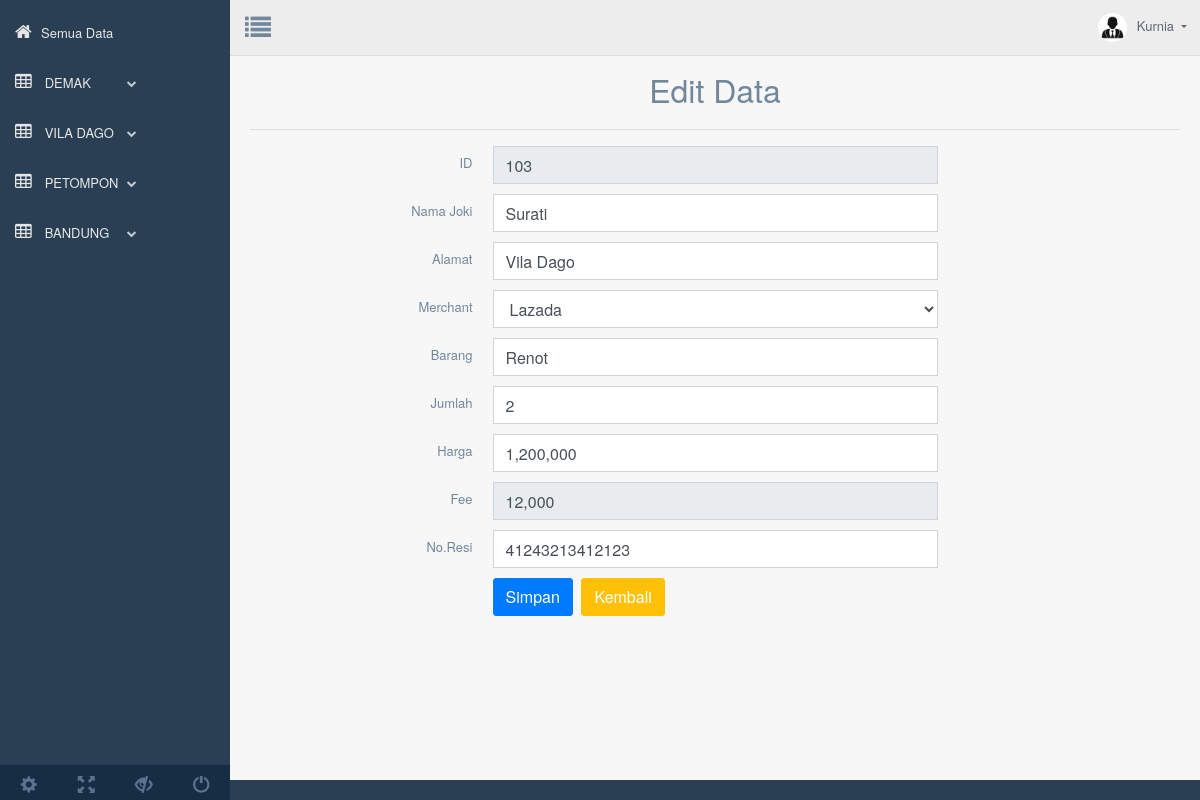
Screenshot of /web_page/index_data.php?page=rvs_vila_user&id=103 (signed in) with the database file from the repository.
### tables this page shows
CREATE TABLE `users` (
  `user_id` bigint(20) NOT NULL,
  `nama_lengkap` text NOT NULL,
  `email` varchar(100) NOT NULL,
  `password` varchar(255) NOT NULL,
  `bank` varchar(255) DEFAULT NULL,
  `no_akun` text DEFAULT NULL,
  `nm_akun` varchar(255) DEFAULT NULL,
  `ovo` text DEFAULT NULL,
  `gopay` text DEFAULT NULL,
  `dana` text DEFAULT NULL,
  `date` timestamp NOT NULL DEFAULT current_timestamp() ON UPDATE current_timestamp()
);

CREATE TABLE `hasiltembak` (
  `id` int(11) NOT NULL,
  `joki` varchar(255) NOT NULL,
  `nmalamat` varchar(255) NOT NULL,
  `merchant` varchar(255) NOT NULL,
  `barang` varchar(255) NOT NULL,
  `jumlah` varchar(255) NOT NULL,
  `harga` varchar(255) NOT NULL,
  `fee` varchar(250) NOT NULL,
  `resi` varchar(255) NOT NULL
);

### web_page/functions.php (called while the page is built, shortened)
<?php
function check_login($con)
{
	if(isset($_SESSION['user_id']))
	{
		$id = $_SESSION['user_id'];
		$query = "select * from users where user_id = '$id' limit 1";
		$result = mysqli_query($con,$query);
		if($result && mysqli_num_rows($result) > 0)
		{
			$user_data = mysqli_fetch_assoc($result);
			return $user_data;
		}
	}
	die;
}

### web_page/revisi_data/2_vila/edi_vila_user.php (the view, shortened to what this page needs)
<?php include('../../konek_all_dt.php'); ?>
	<div class="container" style="margin-top:20px">
		<center><font size="6">Edit Data</font></center>
		<hr>
		<?php
		if(isset($_GET['id'])){
			$id = $_GET['id'];
			$select = mysqli_query($koneksi, "SELECT * FROM hasiltembak WHERE id='$id'") or die(mysqli_error($koneksi));
			if(mysqli_num_rows($select) == 0){
				echo '<div class="alert alert-warning">ID tidak ada dalam database.</div>';
				exit();
			}else{
				$data = mysqli_fetch_assoc($select);
			}
		}
		?>
		<form action="index_data.php?page=rvs_vila_user&id=<?php echo $id; ?>" method="post">
			<div class="item form-group">
				<label class="col-form-label col-md-3 col-sm-3 label-align">ID</label>
				<div class="col-md-6 col-sm-6">
					<input type="text" name="id" class="form-control" size="4" value="<?php echo $data['id']; ?>" readonly required>
				</div>
			</div>
			<div class="item form-group">
				<label class="col-form-label col-md-3 col-sm-3 label-align">Nama Joki</label>
				<div class="col-md-6 col-sm-6">
					<input type="text" name="joki" class="form-control" value="<?php echo $data['joki']; ?>" required>
				</div>
			</div>
			<div class="item form-group">
				<label class="col-form-label col-md-3 col-sm-3 label-align">Alamat</label>
				<div class="col-md-6 col-sm-6">
					<input type="text" name="alamat" class="form-control" value="<?php echo $data['nmalamat']; ?>" required>
				</div>
			</div>
			<div class="item form-group">
				<label class="col-form-label col-md-3 col-sm-3 label-align">Merchant</label>
				<div class="col-md-6 col-sm-6">
					<select name="merchant" class="form-control" required>
						<option value="Lazada" <?php if($data['merchant'] == 'Lazada'){ echo 'selected'; } ?>>Lazada</option>
					</select>
				</div>
			</div>
			<div class="item form-group">
				<label class="col-form-label col-md-3 col-sm-3 label-align">Barang</label>
				<div class="col-md-6 col-sm-6">
					<input type="text" name="barang" class="form-control" value="<?php echo $data['barang']; ?>" required>
				</div>
			</div>
			<div class="item form-group">
				<label class="col-form-label col-md-3 col-sm-3 label-align">Jumlah</label>
				<div class="col-md-6 col-sm-6">
					<input type="text" name="jumlah" class="form-control" value="<?php echo $data['jumlah']; ?>" required>
				</div>
			</div>
			<div class="item form-group">
				<label class="col-form-label col-md-3 col-sm-3 label-align">Harga</label>
				<div class="col-md-6 col-sm-6">
					<input type="text" name="harga" class="form-control" value="<?php echo $data['harga']; ?>" required>
				</div>
			</div>
			<div class="item form-group">
				<label class="col-form-label col-md-3 col-sm-3 label-align">Fee</label>
				<div class="col-md-6 col-sm-6">
					<input type="text" name="fee" class="form-control" value="<?php echo $data['fee']; ?>" readonly required>
				</div>
			</div>
			<div class="item form-group">
				<label class="col-form-label col-md-3 col-sm-3 label-align">No.Resi</label>
				<div class="col-md-6 col-sm-6">
					<input type="text" name="resi" class="form-control" value="<?php echo $data['resi']; ?>" required>
				</div>
			</div>
			<div class="item form-group">
				<div class="col-md-6 col-sm-6 offset-md-3">
					<input type="submit" name="submit" class="btn btn-primary" value="Simpan">
					<a href="index_data.php?page=tmp_revisi" class="btn btn-warning">Kembali</a>
				</div>
			</div>
		</form>
	</div>

### web_page/index_data.php (shortened to what this page needs)
<?php
include ("konek_all_dt.php");
 ?>
<?php
	include("konek_login.php");
	include("functions.php");
	$user_data = check_login($con);
?>
<!DOCTYPE html>
<html lang="en">
  <head>
    <link href="assets/bootstrap/dist/css/bootstrap.min.css" rel="stylesheet">
    <link href="assets/font-awesome/css/font-awesome.min.css" rel="stylesheet">
    <link href="assets/nprogress/nprogress.css" rel="stylesheet">
    <link href="assets/iCheck/skins/flat/green.css" rel="stylesheet">
    <link href="assets/bootstrap-progressbar/css/bootstrap-progressbar-3.3.4.min.css" rel="stylesheet">
    <link href="assets/css/custom.min.css" rel="stylesheet">
  </head>
  <body class="nav-md">
    <div class="container body">
      <div class="main_container">
        <div class="col-md-3 left_col">
          <div class="left_col scroll-view">
            <div class="navbar nav_title" style="border: 0;">
              <div id="sidebar-menu" class="main_menu_side hidden-print main_menu">
                <div class="menu_section">
                  <ul class="nav side-menu">
                    <li>
                    <a href="index_data.php?page=tmp_utama"><i class="fa fa-home"></i>Semua Data<span class="fa fa-chevron"></span></a>
                    </li>
                    <li><a href="#"><i class="fa fa-table"></i> DEMAK <span class="fa fa-chevron-down"></span></a>
                    </li>
                    <li><a href="#"><i class="fa fa-table"></i> VILA DAGO <span class="fa fa-chevron-down"></span></a>
                    </li>
                    <li><a href="#"><i class="fa fa-table"></i> PETOMPON <span class="fa fa-chevron-down"></span></a>
                    </li>
                    <li><a href="#"><i class="fa fa-table"></i> BANDUNG <span class="fa fa-chevron-down"></span></a>
                    </li>
                  </ul>
                </div>
              </div>
            </div>
            <br />
            <div class="sidebar-footer hidden-small">
              <a data-toggle="tooltip" data-placement="top" title="Settings" href="#">
                <span class="glyphicon glyphicon-cog" aria-hidden="true"></span>
              </a>
              <a data-toggle="tooltip" data-placement="top" title="FullScreen" href="#">
                <span class="glyphicon glyphicon-fullscreen" aria-hidden="true"></span>
              </a>
              <a data-toggle="tooltip" data-placement="top" title="Lock" href="#">
                <span class="glyphicon glyphicon-eye-close" aria-hidden="true"></span>
              </a>
              <a data-toggle="tooltip" data-placement="top" title="Logout" href="#">
                <span class="glyphicon glyphicon-off" aria-hidden="true"></span>
              </a>
            </div>
          </div>
        </div>
        <div class="top_nav">
          <div class="nav_menu">
              <div class="nav toggle">
                <a id="menu_toggle"><i class="fa fa-list"></i></a>
              </div>
              <nav class="nav navbar-nav">
              <ul class=" navbar-right">
                <li class="nav-item dropdown open" >
                  <a href="#" class="user-profile dropdown-toggle" aria-haspopup="true" id="navbarDropdown" data-toggle="dropdown" aria-expanded="false">
                    <img src='assets/images/ft_profile.jpg'><?php echo $user_data['nama_lengkap'];?>
                  </a>
                </li>
              </ul>
            </nav>
          </div>
        </div>
        <div class="right_col" role="main">
      <?php
      $queries = array();
      parse_str($_SERVER['QUERY_STRING'], $queries);
      switch ($queries['page']) {
        case 'rvs_vila_user':
          include 'revisi_data/2_vila/edi_vila_user.php';
          break;
        }
        ?>
        </div>
      </div>
    </div>
  </body>
</html>

### rows the page displays
users: nama_lengkap "Kurnia"
hasiltembak: id "103", joki "Surati", alamat "Vila Dago", merchant "Lazada", barang "Renot", jumlah "2", harga "1,200,000", fee "12,000", resi "41243213412123"
